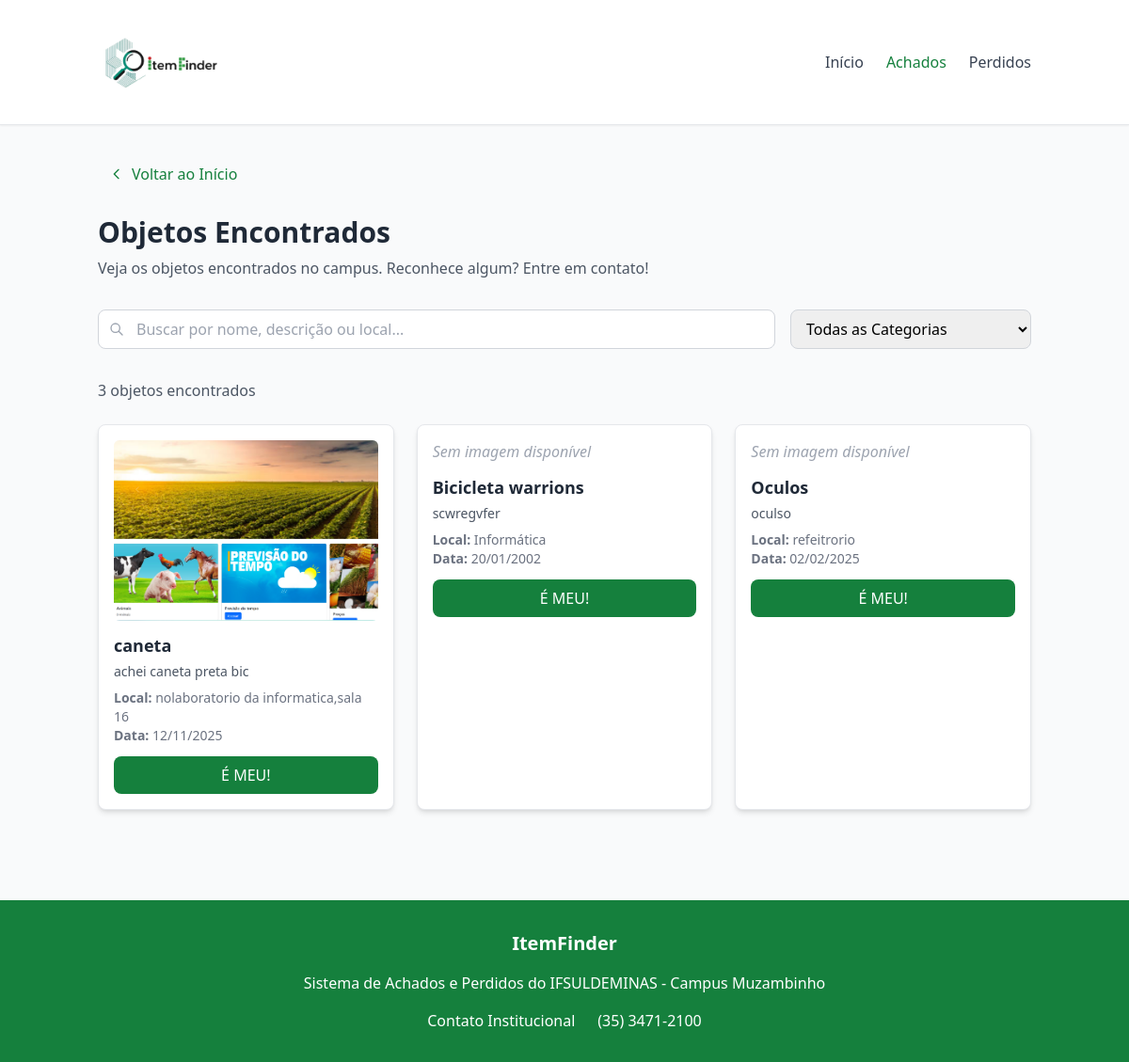
Page /achados/ on the committed database.
### app/models.py (models this page shows, shortened)
class ItemAchado(models.Model):
    nome = models.CharField(max_length=100, verbose_name="Nome do Item Achado")
    desc = models.TextField(max_length=250, verbose_name="Descrição", default="Sem descrição")
    foto = models.ImageField(upload_to='fotos/', blank=True, null=True)
    data = models.DateField(verbose_name="Data que o item foi Perdido", null=True, blank=True)
    user = models.ForeignKey(User, on_delete=models.CASCADE)
    data_cadastro = models.DateTimeField(auto_now_add=True)
    telefone = models.CharField(max_length=20)
    OPCOES = [
        ("Biblioteca", "Biblioteca"),
        ("Predio do Café", "Predio do Café"),
        ("Agronomia", "Agronomia"),
        ("Celin", "Celin"),
        ("Predio da informatica", "Predio da informatica"),
        ("Refeitorio", "Refeitorio"),
        ("Predio H", "Predio H"),
        ("Lanchonete", "Lanchonete"),
        ("Coopam", "Coopam"),
        ("Quadra", "Quadra"),
        ("Poli esportivo", "Poli esportivo"),
        ("Tatame", "Tatame"),
        ("Academia", "Academia"),
        ("Selca", "Selca"),
        ("Sala de jogos", "Sala de jogos"),
        ("Alojamento A", "Alojamento A"),
        ("Alojamento B", "Alojamento B"),
        ("Alojamento C", "Alojamento C"),
        ("Hospital Veterinario", "Hospital Veterinario"),
        ("Z3 de Leite", "Z3 de leite"),
        ("Z3 de corte", "Z3 de corte"),
        ("Caprino", "Caprino"),
        ("Suino", "Suino"),
        ("Cunicultura", "Cunicultura"),
        ("Cecaes", "Cecaes"),
    ]
    local = models.CharField(max_length=50, choices=OPCOES, default="Biblioteca")
    OPCOES_CAT = [
        ("Roupa", "Roupa"),
        ("Eletrônico", "Eletrônico"),
        ("Livro", "Livro"),
        ("Documento", "Documento"),
        ("Chave", "Chave"),
        ("Acessório", "Acessório"),
        ("Brinquedo", "Brinquedo"),
        ("Mochila", "Mochila"),
        ("Celular", "Celular"),
        ("Óculos", "Óculos"),
    ]
    categoria = models.CharField(max_length=50, choices=OPCOES_CAT, default="Roupa")
    class Meta:
        verbose_name_plural = "AcheiUmItem"

### app/views.py (the view)
# urls.py: path('achados/', views.achados, name='achados'),
def achados(request):
    itens = ItemAchado.objects.all().order_by('-id')
    return render(request, 'app/achados.html', {'itens': itens})

### app/templates/app/achados.html (shortened to what this page needs)
{% load static %}
<!DOCTYPE html>
<html lang="pt-BR">
<head>
    <script src="https://cdn.tailwindcss.com"></script>
</head>
<body class="min-h-screen bg-gray-50">
    <header class="border-b bg-white shadow-sm sticky top-0 z-50">
        <div class="container mx-auto px-4 py-4 flex items-center justify-between">
            <div class="flex items-center space-x-2 logo-container">
                <img src="{% static 'img/Logo-ItemFinder-removebg-preview.png' %}" alt="Logo do ItemFinder"
                    class="logo-do-site max-h-full object-contain">
            </div>
            <nav class="hidden md:flex items-center space-x-6">
                <a href="{% url 'index'%}" class="text-gray-700 hover:text-green-700 font-medium">Início</a>
                <a href="{% url 'achados'%}" class="text-green-700 font-medium">Achados</a>
                <a href="{% url 'perdidos'%}" class="text-gray-700 hover:text-green-700 font-medium">Perdidos</a>
            </nav>
        </div>
    </header>
    <div class="container mx-auto px-4 py-8">
        <div class="mb-6">
            <a href="{% url 'index' %}"
                class="text-green-700 hover:bg-green-50 px-3 py-2 rounded-lg font-medium inline-flex items-center">
                <svg class="mr-2 h-4 w-4" fill="none" stroke="currentColor" viewBox="0 0 24 24">
                    <path stroke-linecap="round" stroke-linejoin="round" stroke-width="2" d="M15 19l-7-7 7-7" />
                </svg>
                Voltar ao Início
            </a>
        </div>
        <div class="mb-8">
            <h1 class="text-3xl font-bold text-gray-800 mb-2">Objetos Encontrados</h1>
            <p class="text-gray-600">Veja os objetos encontrados no campus. Reconhece algum? Entre em contato!</p>
        </div>
        <div class="mb-8 space-y-4">
            <div class="flex flex-col md:flex-row gap-4">
                <div class="flex-1">
                    <div class="relative">
                        <svg class="absolute left-3 top-1/2 transform -translate-y-1/2 text-gray-400 h-4 w-4"
                            fill="none" stroke="currentColor" viewBox="0 0 24 24">
                            <path stroke-linecap="round" stroke-linejoin="round" stroke-width="2"
                                d="M21 21l-6-6m2-5a7 7 0 11-14 0 7 7 0 0114 0z" />
                        </svg>
                        <input type="text" id="searchInput" placeholder="Buscar por nome, descrição ou local..."
                            class="pl-10 w-full px-3 py-2 border border-gray-300 rounded-lg focus:ring-2 focus:ring-green-500 focus:border-transparent">
                    </div>
                </div>
                <div class="md:w-64">
                    <select id="categoryFilter"
                        class="w-full px-3 py-2 border border-gray-300 rounded-lg focus:ring-2 focus:ring-green-500 focus:border-transparent">
                        <option value="todos">Todas as Categorias</option>
                    </select>
                </div>
            </div>
        </div>
        <div class="mb-6">
            <p class="text-gray-600" id="resultsCount">
                {{ itens|length }} objeto{% if itens|length != 1 %}s{% endif %} encontrado{% if itens|length != 1 %}s
                {%endif %}
            </p>
        </div>
        <div id="itemsGrid" class="grid grid-cols-1 sm:grid-cols-2 lg:grid-cols-3 gap-6">
            {% for item in itens %}
            <div class="bg-white rounded-lg shadow-md p-4 border transition-all hover-lift" data-name="{{ item.nome }}"
                data-description="{{ item.desc }}" data-location="{{ item.local }}"
                data-category="{{ item.categoria }}">
                {% if item.foto %}
                <img src="{{ item.foto.url }}" alt="{{ item.nome }}" class="h-48 w-full object-cover rounded-md mb-3">
                {% else %}
                <p class="text-gray-400 italic mb-3">Sem imagem disponível</p>
                {% endif %}
                <h3 class="text-lg font-bold text-gray-800 mb-1">{{ item.nome }}</h3>
                <p class="text-gray-600 text-sm mb-2">{{ item.desc|truncatewords:20 }}</p>
                <p class="text-sm text-gray-500"><strong>Local:</strong> {{ item.local }}</p>
                <p class="text-sm text-gray-500 mb-3">
                    <strong>Data:</strong>
                    {{ item.data|default:"(sem data)"|date:"d/m/Y" }}
                </p>
                {% if item.telefone %}
                <button onclick="contactWhatsapp('{{ item.telefone }}', '{{ item.nome }}')"
                    class="w-full bg-green-700 hover:bg-green-800 text-white py-2 px-4 rounded-lg font-medium transition-colors">
                    É MEU!
                </button>
                {% else %}
                <button disabled
                    class="w-full bg-gray-400 text-white py-2 px-4 rounded-lg font-medium transition-colors">
                    Sem WhatsApp disponível
                </button>
                {% endif %}
            </div>
            {% empty %}
            <p class="text-center text-gray-500 col-span-full">Nenhum objeto encontrado ainda.</p>
            {% endfor %}
        </div>
    </div>
    <footer class="bg-green-700 text-white py-8 mt-16">
        <div class="container mx-auto px-4">
            <div class="text-center">
                <h4 class="text-xl font-bold mb-4">ItemFinder</h4>
                <p class="mb-4">Sistema de Achados e Perdidos do IFSULDEMINAS - Campus Muzambinho</p>
                <div class="flex justify-center space-x-6">
                    <a href="mailto:contato@muz.ifsuldeminas.edu.br" class="hover:text-gray-300">Contato
                        Institucional</a>
                    <a href="tel:+553534712100" class="hover:text-gray-300">(35) 3471-2100</a>
                </div>
            </div>
        </div>
    </footer>
</body>
</html>

### app/templates/app/achados.html (style rules this page uses)
.transition-all { transition: all 0.3s ease; }
.logo-container { height: 100px; display: flex; align-items: center; }
.logo-do-site { max-height: 100%; width: auto; object-fit: contain; transform: scale(1.5); transform-origin: left center; }

### rows in the picture
ItemAchado: foto (picture), nome "caneta", desc "achei caneta preta bic", local "nolaboratorio da informatica,sala 16", data "12/11/2025"
ItemAchado: foto "Sem imagem disponível", nome "Bicicleta warrions", desc "scwregvfer", local "Informática", data "20/01/2002"
ItemAchado: foto "Sem imagem disponível", nome "Oculos", desc "oculso", local "refeitrorio", data "02/02/2025"

### other values in the picture
{{ itens|length }} "3"
